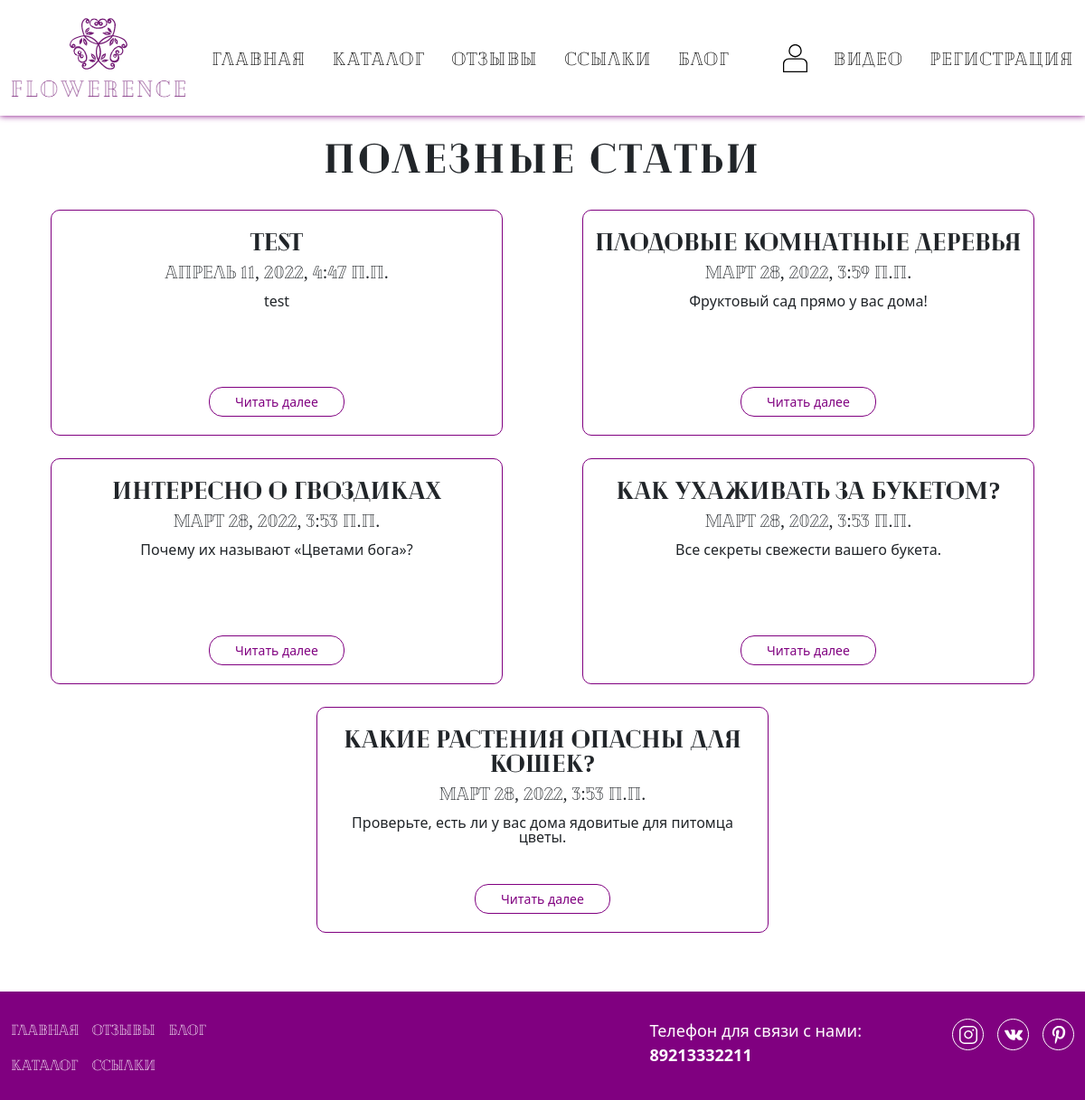
Screenshot of /blog/ with the database file from the repository.
### app/models.py (models this page shows, shortened)
class Blog(models.Model):
    author = models.ForeignKey(User, null=True, blank=True, on_delete = models.SET_NULL, verbose_name = "Автор")
    title = models.CharField(max_length=100, unique_for_date="posted", verbose_name="Заголовок")
    description = models.TextField(verbose_name="Краткое содержание")
    content = models.TextField(verbose_name="Полное содержание")
    posted = models.DateTimeField(default=datetime.now(), db_index=True, verbose_name="Опубликовано")
    image = models.FileField(default = 'temp.jpg', verbose_name = "Путь к картинке")
    class Meta:
        db_table = "Posts"
        ordering = ["-posted"]
        verbose_name = "статья блога"
        verbose_name_plural = "статьи блога"

### app/views.py (the view)
# urls.py: path('blog/', views.blog, name= 'blog'),
def blog(request):
    assert isinstance(request, HttpRequest)
    posts = Blog.objects.all() # запрос на выбор всех статей блога из модели
    return render(
        request,
        'app/blog.html',
        {
            'title':'Блог',
            'posts': posts, # передача списка статей в шаблон веб-страницы
            'year':datetime.now().year,
        }
    )

### app/templates/app/blog.html
﻿{% extends "app/layout.html" %}
{% load staticfiles %}
{% block content %}
    <div class="blog">
        <div class="container">
            <h2 class="blog__header">Полезные статьи</h2>
            <div class="blog__wrapper">
                {% for post in posts %}
                    <div class="blog__item">
                        <h3 class="blog__title"> {{post.title}} </h3>
                        <div class="blog__posted"> {{post.posted}} </div>
                        <p class="blog__description"> {{post.description}} </p>
                        <a class="btn btn_next" href="{% url 'blogpost' parametr=post.id %}"> Читать далее </a>
                    </div>
                {% endfor %}
            </div>
        </div>
    </div>
{% endblock %}

### rows the page displays
Blog: title "test", posted "Апрель 11, 2022, 4:47 п.п.", description "test"
Blog: title "Плодовые комнатные деревья", posted "Март 28, 2022, 3:59 п.п.", description "Фруктовый сад прямо у вас дома!"
Blog: title "Интересно о гвоздиках", posted "Март 28, 2022, 3:53 п.п.", description "Почему их называют «Цветами бога»?"
Blog: title "Как ухаживать за букетом?", posted "Март 28, 2022, 3:53 п.п.", description "Все секреты свежести вашего букета."
Blog: title "Какие растения опасны для кошек?", posted "Март 28, 2022, 3:53 п.п.", description "Проверьте, есть ли у вас дома ядовитые для питомца цветы."
